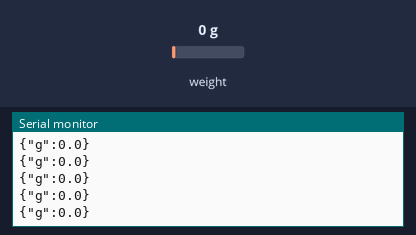
Bench run of a sketch on a simulated ESP32. Shown: the last lines printed to the serial monitor. The inputs (shaded band) are chosen by the test bench; at power-on: weight on the scale 0 g.

Above: at 2.2 s.
2.3 s: weight on the scale set to 100 g
At 2.46 s:
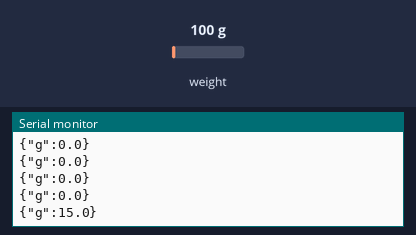
3.8 s: weight on the scale set to 1250 g
At 3.86 s:
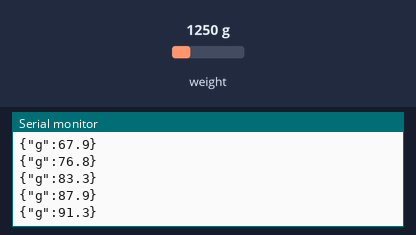
Timing chart, 0 to 6.8 s (numbered marks = the images above; inputs shaded):
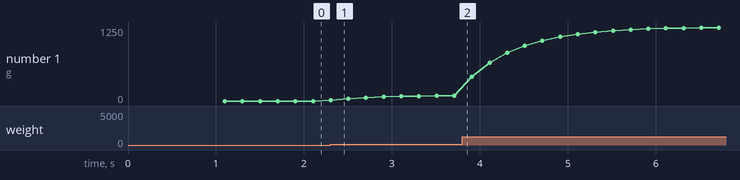

The sketch:

station_node.ino
```cpp
/* ==========================================================================
 *  ASTRA-MINE  -  Processing Station Node  (optional, highly recommended)
 *  Team SUDARSHAN | SPPN Space Research Team
 * ==========================================================================
 *
 * Role of this board
 * ------------------
 * A second ESP32 sits at the processing station with an HX711 + load cell
 * under the collection bin. It weighs what the rover delivers and streams
 * the reading to the laptop/Pi over its own USB serial link - this is the
 * MEASURED number behind the headline metric (grams delivered per Wh),
 * instead of an estimate from the scoop timing.
 *
 * Protocol (115200 baud, one JSON object per line):
 *   PC -> STATION:  {"cmd":"tare"}           zero the scale (empty bin)
 *   STATION -> PC:  {"g":123.4}              grams in the bin, every 200 ms
 *
 * Libraries (Arduino Library Manager):
 *   HX711 (Bogdan Necula / bogde)
 *
 * Wiring:
 *   HX711 VCC -> 3V3, GND -> GND, DT -> GPIO 16, SCK -> GPIO 4
 *   Load cell: red E+, black E-, white A+, green A-  (check your cell!)
 *
 * Calibration:
 *   1. Upload, open Serial Monitor, tare with an empty bin.
 *   2. Place a known mass (e.g. a 100 g calibration weight) on the bin.
 *   3. Divide the raw reading by the true grams -> CALIBRATION_FACTOR.
 *      Repeat until readings match within ~2 g.
 * ========================================================================== */

#include "HX711.h"

#define PIN_DT  16
#define PIN_SCK 4

const float CALIBRATION_FACTOR = 420.0f;   // raw units per gram - CALIBRATE!
const float REPORT_INTERVAL_MS = 200.0f;

HX711 scale;
unsigned long last_report = 0;
float grams = 0.0f;

float jGet(const String &line, const char *key, float defv = 0.0f) {
  int k = line.indexOf(String("\"") + key + "\"");
  if (k < 0) return defv;
  int colon = line.indexOf(':', k);
  if (colon < 0) return defv;
  return line.substring(colon + 1).toFloat();
}

void tare() {
  scale.tare(10);                           // average 10 samples, zero
  grams = 0.0f;
  Serial.println("{\"tare\":\"ok\"}");
}

void setup() {
  Serial.begin(115200);
  scale.begin(PIN_DT, PIN_SCK);
  /* wait for the HX711 to come up (max 3 s) */
  for (int i = 0; i < 30 && !scale.is_ready(); i++) delay(100);
  scale.set_scale(CALIBRATION_FACTOR);
  tare();
  Serial.println("{\"boot\":\"astra-mine-station\",\"fw\":1.0}");
}

void loop() {
  /* commands */
  while (Serial.available()) {
    String line = Serial.readStringUntil('\n');
    line.trim();
    if (line.length() && line.indexOf("tare") >= 0) tare();
  }

  /* weigh continuously (HX711 is slow: ~10 samples/s) */
  if (scale.is_ready()) {
    float raw = scale.get_units(1);         // already divided by scale factor
    grams = 0.85f * grams + 0.15f * raw;    // light smoothing
  }

  /* report every 200 ms */
  if (millis() - last_report >= REPORT_INTERVAL_MS) {
    last_report = millis();
    Serial.printf("{\"g\":%.1f}\n", max(0.0f, grams));
  }
}
```

Measured:
- after the input at 2.3 s, the serial monitor: prints a new line at once (image 1)
- plotted number 1: 0 → 91.3 after the input at 2.3 s, 91.3 → 1250 after the input at 3.8 s
